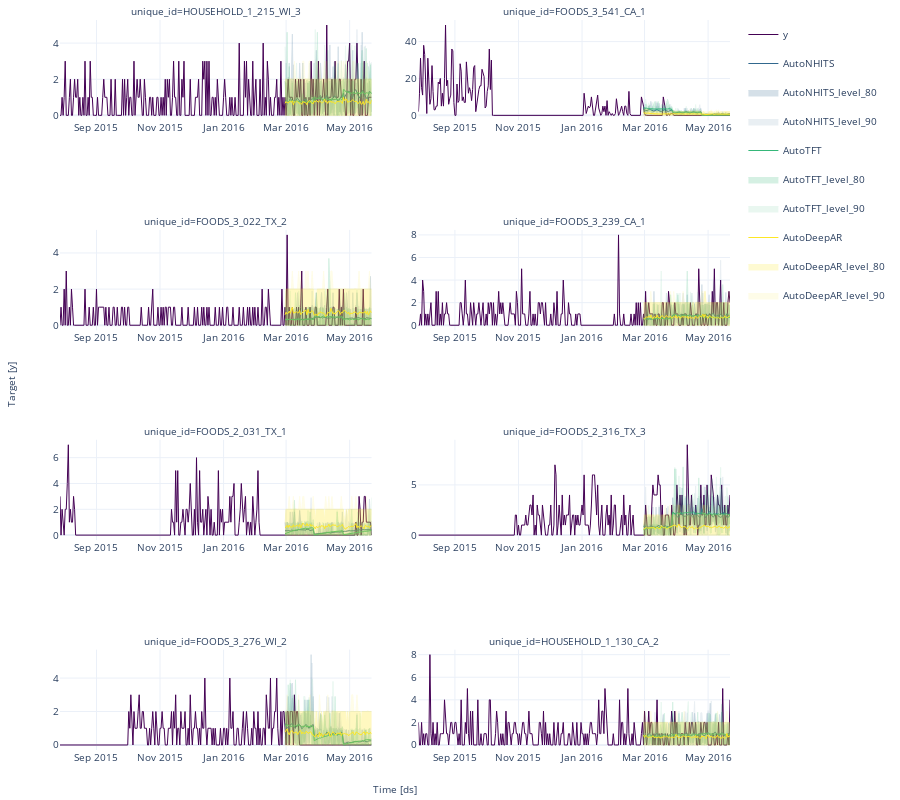

The cell this chart's notebook holds for it:
### Markdown cell above
The `plot_series` function that we introduced earlier can also be used to visualize the results of the cross-validation, including the prediction intervals via the `level` argument.

### Code cell
plot_series(Y_df, cv_df.drop(columns=['y', 'cutoff']), level=[80,90], max_insample_length=300, engine='plotly')

### Figure 1 — Plotly figure (JSON) as saved in the notebook; plotly's stock layout.template omitted (floating-point values rounded to 4 significant figures; data arrays with more than 128 entries replaced by an {"elided": "..."} marker saying what was removed)
{"data": [{"legendgroup": "y", "line": {"color": "#440154", "width": 1}, "mode": "lines", "name": "y", "showlegend": true, "type": "scatter", "x": {"elided": "384 str values"}, "xaxis": "x", "y": {"elided": "384 int values"}, "yaxis": "y"}, {"legendgroup": "AutoNHITS", "line": {"color": "#31688e", "width": 1}, "mode": "lines", "name": "AutoNHITS", "showlegend": true, "type": "scatter", "x": {"elided": "384 str values"}, "xaxis": "x", "y": {"elided": "384 float values"}, "yaxis": "y"}, {"fill": "toself", "fillcolor": "#31688e", "legendgroup": "AutoNHITS_level_80", "line": {"color": "#31688e", "width": 1}, "mode": "lines", "name": "AutoNHITS_level_80", "opacity": 0.2, "showlegend": true, "type": "scatter", "x": {"elided": "768 str values"}, "xaxis": "x", "y": {"elided": "768 float values"}, "yaxis": "y"}, {"fill": "toself", "fillcolor": "#31688e", "legendgroup": "AutoNHITS_level_90", "line": {"color": "#31688e", "width": 1}, "mode": "lines", "name": "AutoNHITS_level_90", "opacity": 0.1, "showlegend": true, "type": "scatter", "x": {"elided": "768 str values"}, "xaxis": "x", "y": {"elided": "768 float values"}, "yaxis": "y"}, {"legendgroup": "AutoTFT", "line": {"color": "#35b779", "width": 1}, "mode": "lines", "name": "AutoTFT", "showlegend": true, "type": "scatter", "x": {"elided": "384 str values"}, "xaxis": "x", "y": {"elided": "384 float values"}, "yaxis": "y"}, {"fill": "toself", "fillcolor": "#35b779", "legendgroup": "AutoTFT_level_80", "line": {"color": "#35b779", "width": 1}, "mode": "lines", "name": "AutoTFT_level_80", "opacity": 0.2, "showlegend": true, "type": "scatter", "x": {"elided": "768 str values"}, "xaxis": "x", "y": {"elided": "768 float values"}, "yaxis": "y"}, {"fill": "toself", "fillcolor": "#35b779", "legendgroup": "AutoTFT_level_90", "line": {"color": "#35b779", "width": 1}, "mode": "lines", "name": "AutoTFT_level_90", "opacity": 0.1, "showlegend": true, "type": "scatter", "x": {"elided": "768 str values"}, "xaxis": "x", "y": {"elided": "768 float values"}, "yaxis": "y"}, {"legendgroup": "AutoDeepAR", "line": {"color": "#fde725", "width": 1}, "mode": "lines", "name": "AutoDeepAR", "showlegend": true, "type": "scatter", "x": {"elided": "384 str values"}, "xaxis": "x", "y": {"elided": "384 float values"}, "yaxis": "y"}, {"fill": "toself", "fillcolor": "#fde725", "legendgroup": "AutoDeepAR_level_80", "line": {"color": "#fde725", "width": 1}, "mode": "lines", "name": "AutoDeepAR_level_80", "opacity": 0.2, "showlegend": true, "type": "scatter", "x": {"elided": "768 str values"}, "xaxis": "x", "y": {"elided": "768 float values"}, "yaxis": "y"}, {"fill": "toself", "fillcolor": "#fde725", "legendgroup": "AutoDeepAR_level_90", "line": {"color": "#fde725", "width": 1}, "mode": "lines", "name": "AutoDeepAR_level_90", "opacity": 0.1, "showlegend": true, "type": "scatter", "x": {"elided": "768 str values"}, "xaxis": "x", "y": {"elided": "768 float values"}, "yaxis": "y"}, {"legendgroup": "y", "line": {"color": "#440154", "width": 1}, "mode": "lines", "name": "y", "showlegend": false, "type": "scatter", "x": {"elided": "384 str values"}, "xaxis": "x2", "y": {"elided": "384 int values"}, "yaxis": "y2"}, {"legendgroup": "AutoNHITS", "line": {"color": "#31688e", "width": 1}, "mode": "lines", "name": "AutoNHITS", "showlegend": false, "type": "scatter", "x": {"elided": "384 str values"}, "xaxis": "x2", "y": {"elided": "384 float values"}, "yaxis": "y2"}, {"fill": "toself", "fillcolor": "#31688e", "legendgroup": "AutoNHITS_level_80", "line": {"color": "#31688e", "width": 1}, "mode": "lines", "name": "AutoNHITS_level_80", "opacity": 0.2, "showlegend": false, "type": "scatter", "x": {"elided": "768 str values"}, "xaxis": "x2", "y": {"elided": "768 float values"}, "yaxis": "y2"}, {"fill": "toself", "fillcolor": "#31688e", "legendgroup": "AutoNHITS_level_90", "line": {"color": "#31688e", "width": 1}, "mode": "lines", "name": "AutoNHITS_level_90", "opacity": 0.1, "showlegend": false, "type": "scatter", "x": {"elided": "768 str values"}, "xaxis": "x2", "y": {"elided": "768 float values"}, "yaxis": "y2"}, {"legendgroup": "AutoTFT", "line": {"color": "#35b779", "width": 1}, "mode": "lines", "name": "AutoTFT", "showlegend": false, "type": "scatter", "x": {"elided": "384 str values"}, "xaxis": "x2", "y": {"elided": "384 float values"}, "yaxis": "y2"}, {"fill": "toself", "fillcolor": "#35b779", "legendgroup": "AutoTFT_level_80", "line": {"color": "#35b779", "width": 1}, "mode": "lines", "name": "AutoTFT_level_80", "opacity": 0.2, "showlegend": false, "type": "scatter", "x": {"elided": "768 str values"}, "xaxis": "x2", "y": {"elided": "768 float values"}, "yaxis": "y2"}, {"fill": "toself", "fillcolor": "#35b779", "legendgroup": "AutoTFT_level_90", "line": {"color": "#35b779", "width": 1}, "mode": "lines", "name": "AutoTFT_level_90", "opacity": 0.1, "showlegend": false, "type": "scatter", "x": {"elided": "768 str values"}, "xaxis": "x2", "y": {"elided": "768 float values"}, "yaxis": "y2"}, {"legendgroup": "AutoDeepAR", "line": {"color": "#fde725", "width": 1}, "mode": "lines", "name": "AutoDeepAR", "showlegend": false, "type": "scatter", "x": {"elided": "384 str values"}, "xaxis": "x2", "y": {"elided": "384 float values"}, "yaxis": "y2"}, {"fill": "toself", "fillcolor": "#fde725", "legendgroup": "AutoDeepAR_level_80", "line": {"color": "#fde725", "width": 1}, "mode": "lines", "name": "AutoDeepAR_level_80", "opacity": 0.2, "showlegend": false, "type": "scatter", "x": {"elided": "768 str values"}, "xaxis": "x2", "y": {"elided": "768 float values"}, "yaxis": "y2"}, {"fill": "toself", "fillcolor": "#fde725", "legendgroup": "AutoDeepAR_level_90", "line": {"color": "#fde725", "width": 1}, "mode": "lines", "name": "AutoDeepAR_level_90", "opacity": 0.1, "showlegend": false, "type": "scatter", "x": {"elided": "768 str values"}, "xaxis": "x2", "y": {"elided": "768 float values"}, "yaxis": "y2"}, {"legendgroup": "y", "line": {"color": "#440154", "width": 1}, "mode": "lines", "name": "y", "showlegend": false, "type": "scatter", "x": {"elided": "384 str values"}, "xaxis": "x3", "y": {"elided": "384 int values"}, "yaxis": "y3"}, {"legendgroup": "AutoNHITS", "line": {"color": "#31688e", "width": 1}, "mode": "lines", "name": "AutoNHITS", "showlegend": false, "type": "scatter", "x": {"elided": "384 str values"}, "xaxis": "x3", "y": {"elided": "384 float values"}, "yaxis": "y3"}, {"fill": "toself", "fillcolor": "#31688e", "legendgroup": "AutoNHITS_level_80", "line": {"color": "#31688e", "width": 1}, "mode": "lines", "name": "AutoNHITS_level_80", "opacity": 0.2, "showlegend": false, "type": "scatter", "x": {"elided": "768 str values"}, "xaxis": "x3", "y": {"elided": "768 float values"}, "yaxis": "y3"}, {"fill": "toself", "fillcolor": "#31688e", "legendgroup": "AutoNHITS_level_90", "line": {"color": "#31688e", "width": 1}, "mode": "lines", "name": "AutoNHITS_level_90", "opacity": 0.1, "showlegend": false, "type": "scatter", "x": {"elided": "768 str values"}, "xaxis": "x3", "y": {"elided": "768 float values"}, "yaxis": "y3"}, {"legendgroup": "AutoTFT", "line": {"color": "#35b779", "width": 1}, "mode": "lines", "name": "AutoTFT", "showlegend": false, "type": "scatter", "x": {"elided": "384 str values"}, "xaxis": "x3", "y": {"elided": "384 float values"}, "yaxis": "y3"}, {"fill": "toself", "fillcolor": "#35b779", "legendgroup": "AutoTFT_level_80", "line": {"color": "#35b779", "width": 1}, "mode": "lines", "name": "AutoTFT_level_80", "opacity": 0.2, "showlegend": false, "type": "scatter", "x": {"elided": "768 str values"}, "xaxis": "x3", "y": {"elided": "768 float values"}, "yaxis": "y3"}, {"fill": "toself", "fillcolor": "#35b779", "legendgroup": "AutoTFT_level_90", "line": {"color": "#35b779", "width": 1}, "mode": "lines", "name": "AutoTFT_level_90", "opacity": 0.1, "showlegend": false, "type": "scatter", "x": {"elided": "768 str values"}, "xaxis": "x3", "y": {"elided": "768 float values"}, "yaxis": "y3"}, {"legendgroup": "AutoDeepAR", "line": {"color": "#fde725", "width": 1}, "mode": "lines", "name": "AutoDeepAR", "showlegend": false, "type": "scatter", "x": {"elided": "384 str values"}, "xaxis": "x3", "y": {"elided": "384 float values"}, "yaxis": "y3"}, {"fill": "toself", "fillcolor": "#fde725", "legendgroup": "AutoDeepAR_level_80", "line": {"color": "#fde725", "width": 1}, "mode": "lines", "name": "AutoDeepAR_level_80", "opacity": 0.2, "showlegend": false, "type": "scatter", "x": {"elided": "768 str values"}, "xaxis": "x3", "y": {"elided": "768 float values"}, "yaxis": "y3"}, {"fill": "toself", "fillcolor": "#fde725", "legendgroup": "AutoDeepAR_level_90", "line": {"color": "#fde725", "width": 1}, "mode": "lines", "name": "AutoDeepAR_level_90", "opacity": 0.1, "showlegend": false, "type": "scatter", "x": {"elided": "768 str values"}, "xaxis": "x3", "y": {"elided": "768 float values"}, "yaxis": "y3"}, {"legendgroup": "y", "line": {"color": "#440154", "width": 1}, "mode": "lines", "name": "y", "showlegend": false, "type": "scatter", "x": {"elided": "384 str values"}, "xaxis": "x4", "y": {"elided": "384 int values"}, "yaxis": "y4"}, {"legendgroup": "AutoNHITS", "line": {"color": "#31688e", "width": 1}, "mode": "lines", "name": "AutoNHITS", "showlegend": false, "type": "scatter", "x": {"elided": "384 str values"}, "xaxis": "x4", "y": {"elided": "384 float values"}, "yaxis": "y4"}, {"fill": "toself", "fillcolor": "#31688e", "legendgroup": "AutoNHITS_level_80", "line": {"color": "#31688e", "width": 1}, "mode": "lines", "name": "AutoNHITS_level_80", "opacity": 0.2, "showlegend": false, "type": "scatter", "x": {"elided": "768 str values"}, "xaxis": "x4", "y": {"elided": "768 float values"}, "yaxis": "y4"}, {"fill": "toself", "fillcolor": "#31688e", "legendgroup": "AutoNHITS_level_90", "line": {"color": "#31688e", "width": 1}, "mode": "lines", "name": "AutoNHITS_level_90", "opacity": 0.1, "showlegend": false, "type": "scatter", "x": {"elided": "768 str values"}, "xaxis": "x4", "y": {"elided": "768 float values"}, "yaxis": "y4"}, {"legendgroup": "AutoTFT", "line": {"color": "#35b779", "width": 1}, "mode": "lines", "name": "AutoTFT", "showlegend": false, "type": "scatter", "x": {"elided": "384 str values"}, "xaxis": "x4", "y": {"elided": "384 float values"}, "yaxis": "y4"}, {"fill": "toself", "fillcolor": "#35b779", "legendgroup": "AutoTFT_level_80", "line": {"color": "#35b779", "width": 1}, "mode": "lines", "name": "AutoTFT_level_80", "opacity": 0.2, "showlegend": false, "type": "scatter", "x": {"elided": "768 str values"}, "xaxis": "x4", "y": {"elided": "768 float values"}, "yaxis": "y4"}, {"fill": "toself", "fillcolor": "#35b779", "legendgroup": "AutoTFT_level_90", "line": {"color": "#35b779", "width": 1}, "mode": "lines", "name": "AutoTFT_level_90", "opacity": 0.1, "showlegend": false, "type": "scatter", "x": {"elided": "768 str values"}, "xaxis": "x4", "y": {"elided": "768 float values"}, "yaxis": "y4"}, {"legendgroup": "AutoDeepAR", "line": {"color": "#fde725", "width": 1}, "mode": "lines", "name": "AutoDeepAR", "showlegend": false, "type": "scatter", "x": {"elided": "384 str values"}, "xaxis": "x4", "y": {"elided": "384 float values"}, "yaxis": "y4"}, {"fill": "toself", "fillcolor": "#fde725", "legendgroup": "AutoDeepAR_level_80", "line": {"color": "#fde725", "width": 1}, "mode": "lines", "name": "AutoDeepAR_level_80", "opacity": 0.2, "showlegend": false, "type": "scatter", "x": {"elided": "768 str values"}, "xaxis": "x4", "y": {"elided": "768 float values"}, "yaxis": "y4"}, {"fill": "toself", "fillcolor": "#fde725", "legendgroup": "AutoDeepAR_level_90", "line": {"color": "#fde725", "width": 1}, "mode": "lines", "name": "AutoDeepAR_level_90", "opacity": 0.1, "showlegend": false, "type": "scatter", "x": {"elided": "768 str values"}, "xaxis": "x4", "y": {"elided": "768 float values"}, "yaxis": "y4"}, {"legendgroup": "y", "line": {"color": "#440154", "width": 1}, "mode": "lines", "name": "y", "showlegend": false, "type": "scatter", "x": {"elided": "384 str values"}, "xaxis": "x5", "y": {"elided": "384 int values"}, "yaxis": "y5"}, {"legendgroup": "AutoNHITS", "line": {"color": "#31688e", "width": 1}, "mode": "lines", "name": "AutoNHITS", "showlegend": false, "type": "scatter", "x": {"elided": "384 str values"}, "xaxis": "x5", "y": {"elided": "384 float values"}, "yaxis": "y5"}, {"fill": "toself", "fillcolor": "#31688e", "legendgroup": "AutoNHITS_level_80", "line": {"color": "#31688e", "width": 1}, "mode": "lines", "name": "AutoNHITS_level_80", "opacity": 0.2, "showlegend": false, "type": "scatter", "x": {"elided": "768 str values"}, "xaxis": "x5", "y": {"elided": "768 float values"}, "yaxis": "y5"}, {"fill": "toself", "fillcolor": "#31688e", "legendgroup": "AutoNHITS_level_90", "line": {"color": "#31688e", "width": 1}, "mode": "lines", "name": "AutoNHITS_level_90", "opacity": 0.1, "showlegend": false, "type": "scatter", "x": {"elided": "768 str values"}, "xaxis": "x5", "y": {"elided": "768 float values"}, "yaxis": "y5"}, {"legendgroup": "AutoTFT", "line": {"color": "#35b779", "width": 1}, "mode": "lines", "name": "AutoTFT", "showlegend": false, "type": "scatter", "x": {"elided": "384 str values"}, "xaxis": "x5", "y": {"elided": "384 float values"}, "yaxis": "y5"}, {"fill": "toself", "fillcolor": "#35b779", "legendgroup": "AutoTFT_level_80", "line": {"color": "#35b779", "width": 1}, "mode": "lines", "name": "AutoTFT_level_80", "opacity": 0.2, "showlegend": false, "type": "scatter", "x": {"elided": "768 str values"}, "xaxis": "x5", "y": {"elided": "768 float values"}, "yaxis": "y5"}, {"fill": "toself", "fillcolor": "#35b779", "legendgroup": "AutoTFT_level_90", "line": {"color": "#35b779", "width": 1}, "mode": "lines", "name": "AutoTFT_level_90", "opacity": 0.1, "showlegend": false, "type": "scatter", "x": {"elided": "768 str values"}, "xaxis": "x5", "y": {"elided": "768 float values"}, "yaxis": "y5"}, {"legendgroup": "AutoDeepAR", "line": {"color": "#fde725", "width": 1}, "mode": "lines", "name": "AutoDeepAR", "showlegend": false, "type": "scatter", "x": {"elided": "384 str values"}, "xaxis": "x5", "y": {"elided": "384 float values"}, "yaxis": "y5"}, {"fill": "toself", "fillcolor": "#fde725", "legendgroup": "AutoDeepAR_level_80", "line": {"color": "#fde725", "width": 1}, "mode": "lines", "name": "AutoDeepAR_level_80", "opacity": 0.2, "showlegend": false, "type": "scatter", "x": {"elided": "768 str values"}, "xaxis": "x5", "y": {"elided": "768 float values"}, "yaxis": "y5"}, {"fill": "toself", "fillcolor": "#fde725", "legendgroup": "AutoDeepAR_level_90", "line": {"color": "#fde725", "width": 1}, "mode": "lines", "name": "AutoDeepAR_level_90", "opacity": 0.1, "showlegend": false, "type": "scatter", "x": {"elided": "768 str values"}, "xaxis": "x5", "y": {"elided": "768 float values"}, "yaxis": "y5"}, {"legendgroup": "y", "line": {"color": "#440154", "width": 1}, "mode": "lines", "name": "y", "showlegend": false, "type": "scatter", "x": {"elided": "384 str values"}, "xaxis": "x6", "y": {"elided": "384 int values"}, "yaxis": "y6"}, {"legendgroup": "AutoNHITS", "line": {"color": "#31688e", "width": 1}, "mode": "lines", "name": "AutoNHITS", "showlegend": false, "type": "scatter", "x": {"elided": "384 str values"}, "xaxis": "x6", "y": {"elided": "384 float values"}, "yaxis": "y6"}, {"fill": "toself", "fillcolor": "#31688e", "legendgroup": "AutoNHITS_level_80", "line": {"color": "#31688e", "width": 1}, "mode": "lines", "name": "AutoNHITS_level_80", "opacity": 0.2, "showlegend": false, "type": "scatter", "x": {"elided": "768 str values"}, "xaxis": "x6", "y": {"elided": "768 float values"}, "yaxis": "y6"}, {"fill": "toself", "fillcolor": "#31688e", "legendgroup": "AutoNHITS_level_90", "line": {"color": "#31688e", "width": 1}, "mode": "lines", "name": "AutoNHITS_level_90", "opacity": 0.1, "showlegend": false, "type": "scatter", "x": {"elided": "768 str values"}, "xaxis": "x6", "y": {"elided": "768 float values"}, "yaxis": "y6"}, {"legendgroup": "AutoTFT", "line": {"color": "#35b779", "width": 1}, "mode": "lines", "name": "AutoTFT", "showlegend": false, "type": "scatter", "x": {"elided": "384 str values"}, "xaxis": "x6", "y": {"elided": "384 float values"}, "yaxis": "y6"}, {"fill": "toself", "fillcolor": "#35b779", "legendgroup": "AutoTFT_level_80", "line": {"color": "#35b779", "width": 1}, "mode": "lines", "name": "AutoTFT_level_80", "opacity": 0.2, "showlegend": false, "type": "scatter", "x": {"elided": "768 str values"}, "xaxis": "x6", "y": {"elided": "768 float values"}, "yaxis": "y6"}, {"fill": "toself", "fillcolor": "#35b779", "legendgroup": "AutoTFT_level_90", "line": {"color": "#35b779", "width": 1}, "mode": "lines", "name": "AutoTFT_level_90", "opacity": 0.1, "showlegend": false, "type": "scatter", "x": {"elided": "768 str values"}, "xaxis": "x6", "y": {"elided": "768 float values"}, "yaxis": "y6"}, {"legendgroup": "AutoDeepAR", "line": {"color": "#fde725", "width": 1}, "mode": "lines", "name": "AutoDeepAR", "showlegend": false, "type": "scatter", "x": {"elided": "384 str values"}, "xaxis": "x6", "y": {"elided": "384 float values"}, "yaxis": "y6"}, {"fill": "toself", "fillcolor": "#fde725", "legendgroup": "AutoDeepAR_level_80", "line": {"color": "#fde725", "width": 1}, "mode": "lines", "name": "AutoDeepAR_level_80", "opacity": 0.2, "showlegend": false, "type": "scatter", "x": {"elided": "768 str values"}, "xaxis": "x6", "y": {"elided": "768 float values"}, "yaxis": "y6"}, {"fill": "toself", "fillcolor": "#fde725", "legendgroup": "AutoDeepAR_level_90", "line": {"color": "#fde725", "width": 1}, "mode": "lines", "name": "AutoDeepAR_level_90", "opacity": 0.1, "showlegend": false, "type": "scatter", "x": {"elided": "768 str values"}, "xaxis": "x6", "y": {"elided": "768 float values"}, "yaxis": "y6"}, {"legendgroup": "y", "line": {"color": "#440154", "width": 1}, "mode": "lines", "name": "y", "showlegend": false, "type": "scatter", "x": {"elided": "384 str values"}, "xaxis": "x7", "y": {"elided": "384 int values"}, "yaxis": "y7"}, {"legendgroup": "AutoNHITS", "line": {"color": "#31688e", "width": 1}, "mode": "lines", "name": "AutoNHITS", "showlegend": false, "type": "scatter", "x": {"elided": "384 str values"}, "xaxis": "x7", "y": {"elided": "384 float values"}, "yaxis": "y7"}, {"fill": "toself", "fillcolor": "#31688e", "legendgroup": "AutoNHITS_level_80", "line": {"color": "#31688e", "width": 1}, "mode": "lines", "name": "AutoNHITS_level_80", "opacity": 0.2, "showlegend": false, "type": "scatter", "x": {"elided": "768 str values"}, "xaxis": "x7", "y": {"elided": "768 float values"}, "yaxis": "y7"}, {"fill": "toself", "fillcolor": "#31688e", "legendgroup": "AutoNHITS_level_90", "line": {"color": "#31688e", "width": 1}, "mode": "lines", "name": "AutoNHITS_level_90", "opacity": 0.1, "showlegend": false, "type": "scatter", "x": {"elided": "768 str values"}, "xaxis": "x7", "y": {"elided": "768 float values"}, "yaxis": "y7"}, {"legendgroup": "AutoTFT", "line": {"color": "#35b779", "width": 1}, "mode": "lines", "name": "AutoTFT", "showlegend": false, "type": "scatter", "x": {"elided": "384 str values"}, "xaxis": "x7", "y": {"elided": "384 float values"}, "yaxis": "y7"}, {"fill": "toself", "fillcolor": "#35b779", "legendgroup": "AutoTFT_level_80", "line": {"color": "#35b779", "width": 1}, "mode": "lines", "name": "AutoTFT_level_80", "opacity": 0.2, "showlegend": false, "type": "scatter", "x": {"elided": "768 str values"}, "xaxis": "x7", "y": {"elided": "768 float values"}, "yaxis": "y7"}, {"fill": "toself", "fillcolor": "#35b779", "legendgroup": "AutoTFT_level_90", "line": {"color": "#35b779", "width": 1}, "mode": "lines", "name": "AutoTFT_level_90", "opacity": 0.1, "showlegend": false, "type": "scatter", "x": {"elided": "768 str values"}, "xaxis": "x7", "y": {"elided": "768 float values"}, "yaxis": "y7"}, {"legendgroup": "AutoDeepAR", "line": {"color": "#fde725", "width": 1}, "mode": "lines", "name": "AutoDeepAR", "showlegend": false, "type": "scatter", "x": {"elided": "384 str values"}, "xaxis": "x7", "y": {"elided": "384 float values"}, "yaxis": "y7"}, {"fill": "toself", "fillcolor": "#fde725", "legendgroup": "AutoDeepAR_level_80", "line": {"color": "#fde725", "width": 1}, "mode": "lines", "name": "AutoDeepAR_level_80", "opacity": 0.2, "showlegend": false, "type": "scatter", "x": {"elided": "768 str values"}, "xaxis": "x7", "y": {"elided": "768 float values"}, "yaxis": "y7"}, {"fill": "toself", "fillcolor": "#fde725", "legendgroup": "AutoDeepAR_level_90", "line": {"color": "#fde725", "width": 1}, "mode": "lines", "name": "AutoDeepAR_level_90", "opacity": 0.1, "showlegend": false, "type": "scatter", "x": {"elided": "768 str values"}, "xaxis": "x7", "y": {"elided": "768 float values"}, "yaxis": "y7"}, {"legendgroup": "y", "line": {"color": "#440154", "width": 1}, "mode": "lines", "name": "y", "showlegend": false, "type": "scatter", "x": {"elided": "384 str values"}, "xaxis": "x8", "y": {"elided": "384 int values"}, "yaxis": "y8"}, {"legendgroup": "AutoNHITS", "line": {"color": "#31688e", "width": 1}, "mode": "lines", "name": "AutoNHITS", "showlegend": false, "type": "scatter", "x": {"elided": "384 str values"}, "xaxis": "x8", "y": {"elided": "384 float values"}, "yaxis": "y8"}, {"fill": "toself", "fillcolor": "#31688e", "legendgroup": "AutoNHITS_level_80", "line": {"color": "#31688e", "width": 1}, "mode": "lines", "name": "AutoNHITS_level_80", "opacity": 0.2, "showlegend": false, "type": "scatter", "x": {"elided": "768 str values"}, "xaxis": "x8", "y": {"elided": "768 float values"}, "yaxis": "y8"}, {"fill": "toself", "fillcolor": "#31688e", "legendgroup": "AutoNHITS_level_90", "line": {"color": "#31688e", "width": 1}, "mode": "lines", "name": "AutoNHITS_level_90", "opacity": 0.1, "showlegend": false, "type": "scatter", "x": {"elided": "768 str values"}, "xaxis": "x8", "y": {"elided": "768 float values"}, "yaxis": "y8"}, {"legendgroup": "AutoTFT", "line": {"color": "#35b779", "width": 1}, "mode": "lines", "name": "AutoTFT", "showlegend": false, "type": "scatter", "x": {"elided": "384 str values"}, "xaxis": "x8", "y": {"elided": "384 float values"}, "yaxis": "y8"}, {"fill": "toself", "fillcolor": "#35b779", "legendgroup": "AutoTFT_level_80", "line": {"color": "#35b779", "width": 1}, "mode": "lines", "name": "AutoTFT_level_80", "opacity": 0.2, "showlegend": false, "type": "scatter", "x": {"elided": "768 str values"}, "xaxis": "x8", "y": {"elided": "768 float values"}, "yaxis": "y8"}, {"fill": "toself", "fillcolor": "#35b779", "legendgroup": "AutoTFT_level_90", "line": {"color": "#35b779", "width": 1}, "mode": "lines", "name": "AutoTFT_level_90", "opacity": 0.1, "showlegend": false, "type": "scatter", "x": {"elided": "768 str values"}, "xaxis": "x8", "y": {"elided": "768 float values"}, "yaxis": "y8"}, {"legendgroup": "AutoDeepAR", "line": {"color": "#fde725", "width": 1}, "mode": "lines", "name": "AutoDeepAR", "showlegend": false, "type": "scatter", "x": {"elided": "384 str values"}, "xaxis": "x8", "y": {"elided": "384 float values"}, "yaxis": "y8"}, {"fill": "toself", "fillcolor": "#fde725", "legendgroup": "AutoDeepAR_level_80", "line": {"color": "#fde725", "width": 1}, "mode": "lines", "name": "AutoDeepAR_level_80", "opacity": 0.2, "showlegend": false, "type": "scatter", "x": {"elided": "768 str values"}, "xaxis": "x8", "y": {"elided": "768 float values"}, "yaxis": "y8"}, {"fill": "toself", "fillcolor": "#fde725", "legendgroup": "AutoDeepAR_level_90", "line": {"color": "#fde725", "width": 1}, "mode": "lines", "name": "AutoDeepAR_level_90", "opacity": 0.1, "showlegend": false, "type": "scatter", "x": {"elided": "768 str values"}, "xaxis": "x8", "y": {"elided": "768 float values"}, "yaxis": "y8"}], "layout": {"annotations": [{"font": {"size": 10}, "showarrow": false, "text": "unique_id=HOUSEHOLD_1_215_WI_3", "x": 0.2325, "xanchor": "center", "xref": "paper", "y": 1, "yanchor": "bottom", "yref": "paper"}, {"font": {"size": 10}, "showarrow": false, "text": "unique_id=FOODS_3_541_CA_1", "x": 0.7675, "xanchor": "center", "xref": "paper", "y": 1, "yanchor": "bottom", "yref": "paper"}, {"font": {"size": 10}, "showarrow": false, "text": "unique_id=FOODS_3_022_TX_2", "x": 0.2325, "xanchor": "center", "xref": "paper", "y": 0.7125, "yanchor": "bottom", "yref": "paper"}, {"font": {"size": 10}, "showarrow": false, "text": "unique_id=FOODS_3_239_CA_1", "x": 0.7675, "xanchor": "center", "xref": "paper", "y": 0.7125, "yanchor": "bottom", "yref": "paper"}, {"font": {"size": 10}, "showarrow": false, "text": "unique_id=FOODS_2_031_TX_1", "x": 0.2325, "xanchor": "center", "xref": "paper", "y": 0.425, "yanchor": "bottom", "yref": "paper"}, {"font": {"size": 10}, "showarrow": false, "text": "unique_id=FOODS_2_316_TX_3", "x": 0.7675, "xanchor": "center", "xref": "paper", "y": 0.425, "yanchor": "bottom", "yref": "paper"}, {"font": {"size": 10}, "showarrow": false, "text": "unique_id=FOODS_3_276_WI_2", "x": 0.2325, "xanchor": "center", "xref": "paper", "y": 0.1375, "yanchor": "bottom", "yref": "paper"}, {"font": {"size": 10}, "showarrow": false, "text": "unique_id=HOUSEHOLD_1_130_CA_2", "x": 0.7675, "xanchor": "center", "xref": "paper", "y": 0.1375, "yanchor": "bottom", "yref": "paper"}, {"font": {"size": 10}, "showarrow": false, "text": "Time [ds]", "x": 0.5, "xanchor": "center", "xref": "paper", "y": 0, "yanchor": "top", "yref": "paper", "yshift": -30}, {"font": {"size": 10}, "showarrow": false, "text": "Target [y]", "textangle": -90, "x": 0, "xanchor": "right", "xref": "paper", "xshift": -40, "y": 0.5, "yanchor": "middle", "yref": "paper"}], "autosize": true, "font": {"size": 10}, "height": 800, "margin": {"b": 50, "l": 60, "r": 10, "t": 20}, "xaxis": {"anchor": "y", "domain": [0, 0.465], "showticklabels": true, "visible": true}, "xaxis2": {"anchor": "y2", "domain": [0.535, 1.0], "showticklabels": true, "visible": true}, "xaxis3": {"anchor": "y3", "domain": [0, 0.465], "showticklabels": true, "visible": true}, "xaxis4": {"anchor": "y4", "domain": [0.535, 1.0], "showticklabels": true, "visible": true}, "xaxis5": {"anchor": "y5", "domain": [0, 0.465], "showticklabels": true, "visible": true}, "xaxis6": {"anchor": "y6", "domain": [0.535, 1.0], "showticklabels": true, "visible": true}, "xaxis7": {"anchor": "y7", "domain": [0, 0.465], "showticklabels": true, "visible": true}, "xaxis8": {"anchor": "y8", "domain": [0.535, 1.0], "showticklabels": true, "visible": true}, "yaxis": {"anchor": "x", "domain": [0.8625, 1]}, "yaxis2": {"anchor": "x2", "domain": [0.8625, 1]}, "yaxis3": {"anchor": "x3", "domain": [0.575, 0.7125]}, "yaxis4": {"anchor": "x4", "domain": [0.575, 0.7125]}, "yaxis5": {"anchor": "x5", "domain": [0.2875, 0.425]}, "yaxis6": {"anchor": "x6", "domain": [0.2875, 0.425]}, "yaxis7": {"anchor": "x7", "domain": [0, 0.1375]}, "yaxis8": {"anchor": "x8", "domain": [0, 0.1375]}}}
